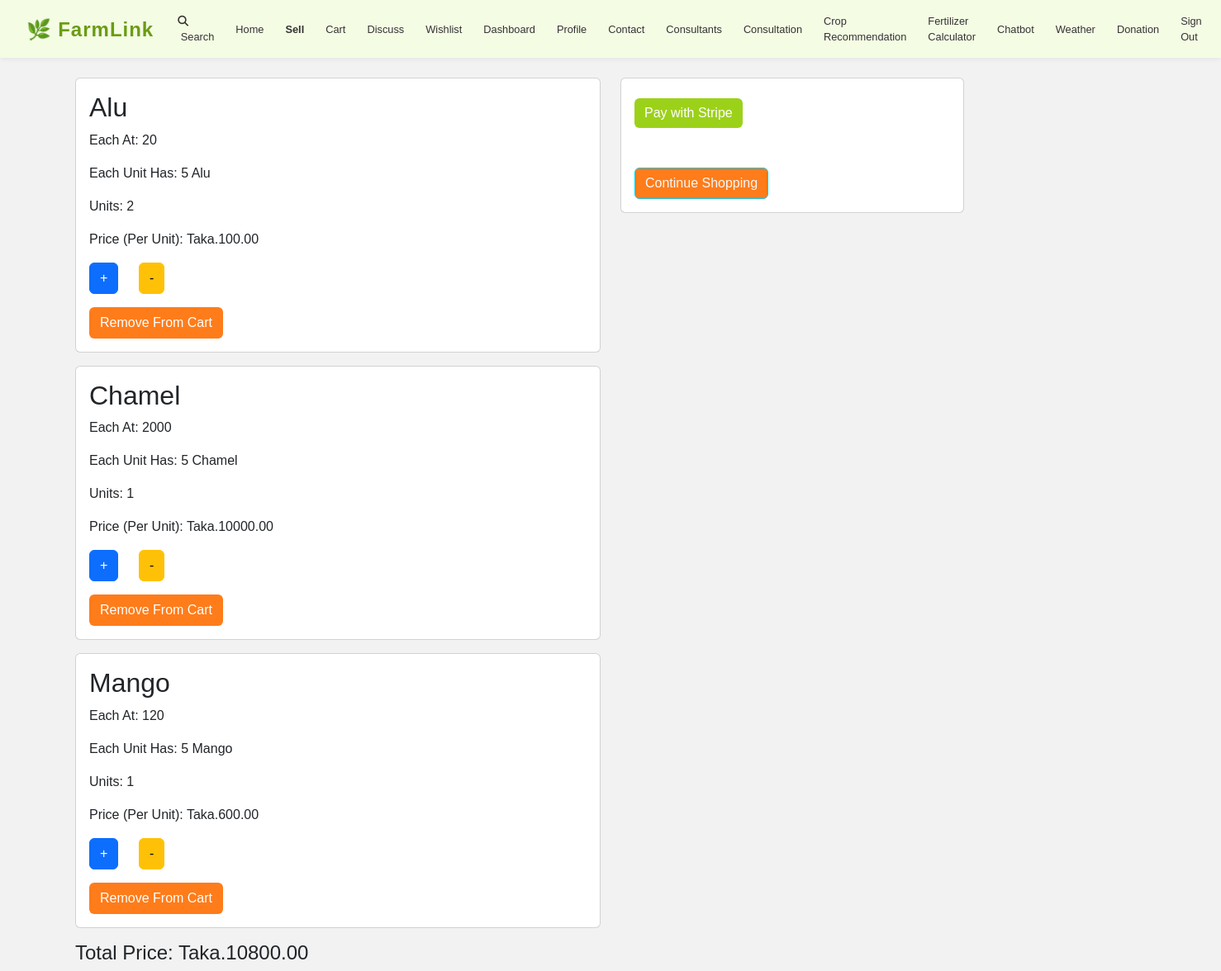
The app's page /cart/cart_detail (signed in), older data.
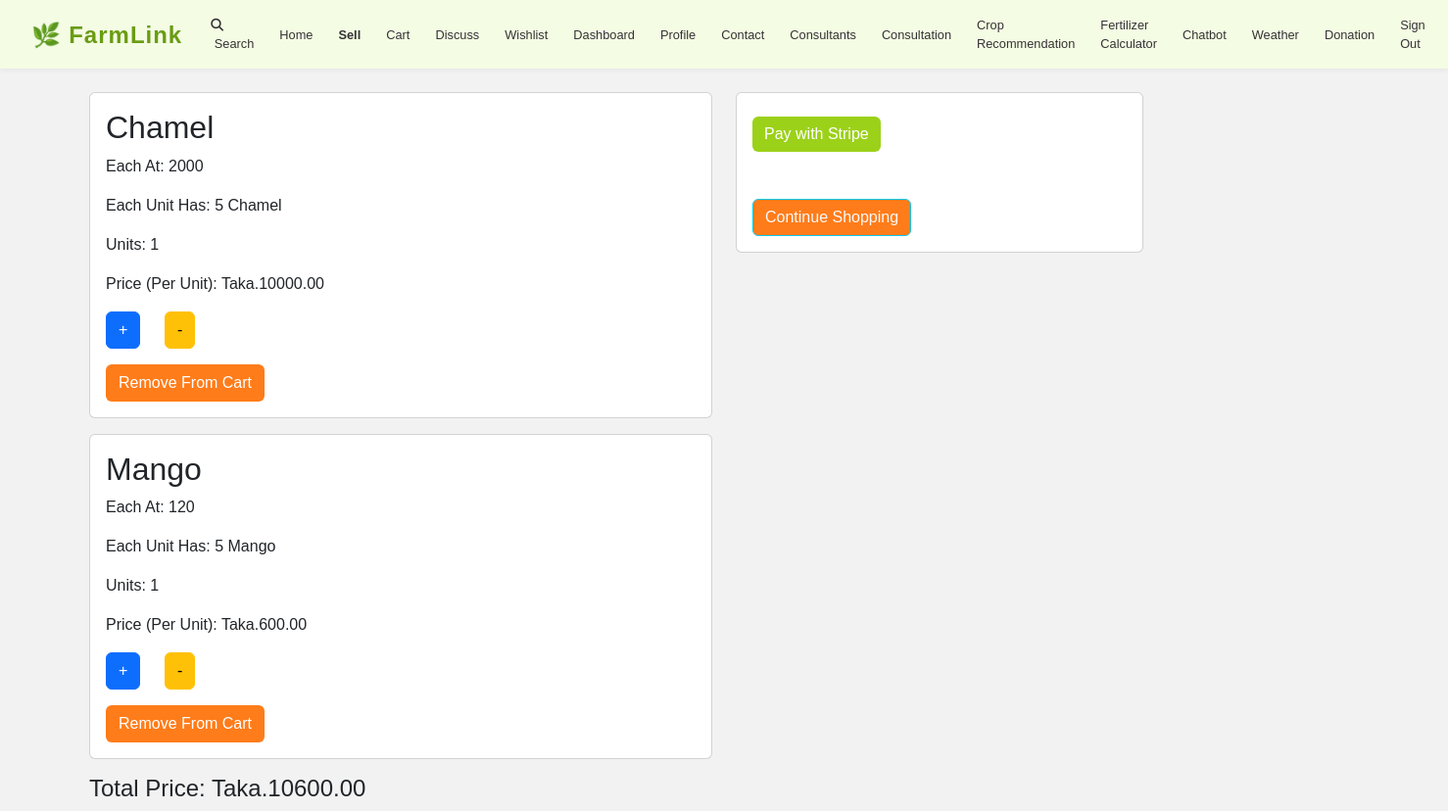
The same page, newer data.
### cart/models.py (models this page shows, shortened)
class Cart(models.Model):
    user = models.ForeignKey(User, on_delete=models.CASCADE)
    product = models.ForeignKey(Product, on_delete=models.CASCADE)
    units =models.IntegerField(default=1)
    total_price = models.DecimalField(max_digits=10, decimal_places=2, blank=True, null=True)

### product/models.py (models this page shows, shortened)
class Product(models.Model):
    CATEGORIES = (
        ("Vegetables", "Vegetables"),
        ("Fruits", "Fruits"),
        ("Meat, Poultry & Dairy", "Meat, Poultry & Dairy"),
        ("Farm Feeds", "Farm Feeds")
    )
    owner = models.ForeignKey(User, on_delete=models.CASCADE)
    name = models.CharField(max_length=30)
    category = models.CharField(max_length=25, default="Vegetables", choices=CATEGORIES)
    quantity = models.IntegerField(default=5)
    description = models.CharField(max_length=200)
    image = models.ImageField(upload_to="products")
    price = models.IntegerField()
    location = models.CharField(max_length=50)
    unit_price = models.DecimalField(max_digits=10, decimal_places=2, blank=True, null=True)

### cart/views.py (the view)
# urls.py: path("cart_detail", views.cart_detail, name='cart_detail'),
@login_required
def cart_detail(request):
    cart_items = Cart.objects.filter(user=request.user)
    total_price = sum(item.units * item.product.unit_price for item in cart_items)
    context = {
        'cart_items': cart_items,
        'total_price': total_price
    }
    return render(request, "cart/cart_detail.html", context)

### cart/templates/cart/cart_detail.html (shortened to what this page needs)
{% extends 'Account/base.html' %}
{% block content %}
<div class="container mt-4">
    <div class="row">
        <div class="col-md-6">
            {% for item in cart_items %}
            <div class="card mb-3">
                <div class="card-body text-capitalize">
                    <h2 class="card-title text-capitalize">{{ item.product.name }}</h2>
                    <p class="card-text">Each at: {{ item.product.price }} </p>
                    <p class="card-text">Each unit has: {{ item.product.quantity }} {{ item.product.name }}</p>
                    <p class="card-text">Units: {{ item.units }}</p>
                    <p class="card-text">Price (per unit): Taka.{{ item.product.unit_price }}</p>
                    <div class="row" style="max-width: 120px"  >
                        <div class="col">
                            <form method="post" action="{% url 'cart:increment_units' item.id %}">
                                <button type="submit" class="btn btn-primary" >+</button>
                            </form>
                        </div>
                        <div class="col">
                            <form method="post" action="{% url 'cart:decrement_units' item.id %}">
                                <button type="submit" class="btn btn-warning">-</button>
                            </form>
                        </div>
                    </div>
                    <a href="{% url 'cart:removefromcart' item.id %}" class="btn mt-3" style="background-color:#ff7c1a; color:white">Remove from Cart</a>
                </div>
            </div>
            {% endfor %}
            <h4>Total Price: Taka.{{ total_price }}</h4>
        </div>
        <div class="col-md-4">
            <div class="card">
                <div class="card-body">
                    <form action="{% url 'cart:stripe_checkout' %}" method="POST">
                        <button type="submit" class="btn border-0 mt-2" style="background-color:#9cd11a; color:white">
                              Pay with Stripe
                        </button>
                    </form>
                </div>
                    <div class="card-body">
                        <a href="{% url 'product:home' %}" class="btn btn-info mt-3 text-light" style="background-color:#ff7c1a; color:white">Continue Shopping</a>
                    </div>
            </div>
        </div>
    </div>
</div>
{% endblock %}

Row changes from the older to the newer data that the page shows:
removed Cart: product.name "Alu", product.price "20", product.quantity "5", units "2", product.unit_price "100.00"
Text that changed along with them:
{{ total_price }}: "10800.00" → "10600.00"
